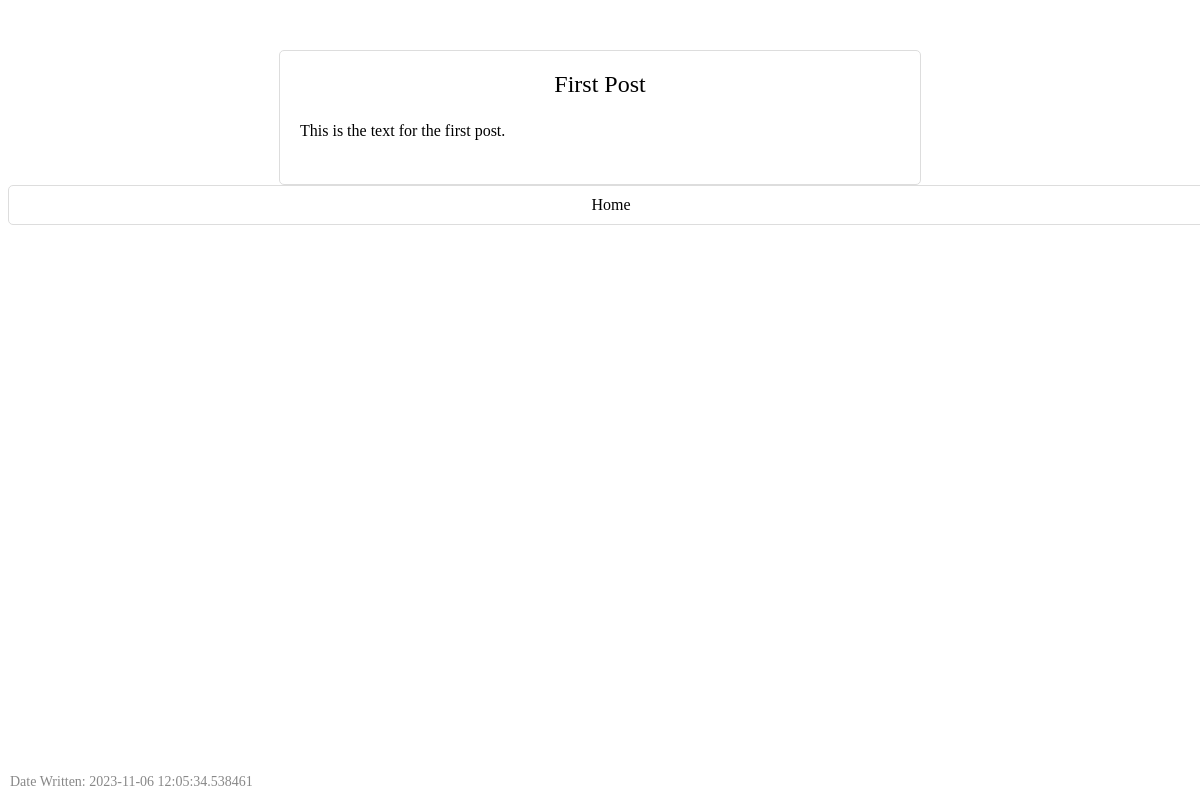
Page /Posts?id=1&title=First+Post on the earlier database version.
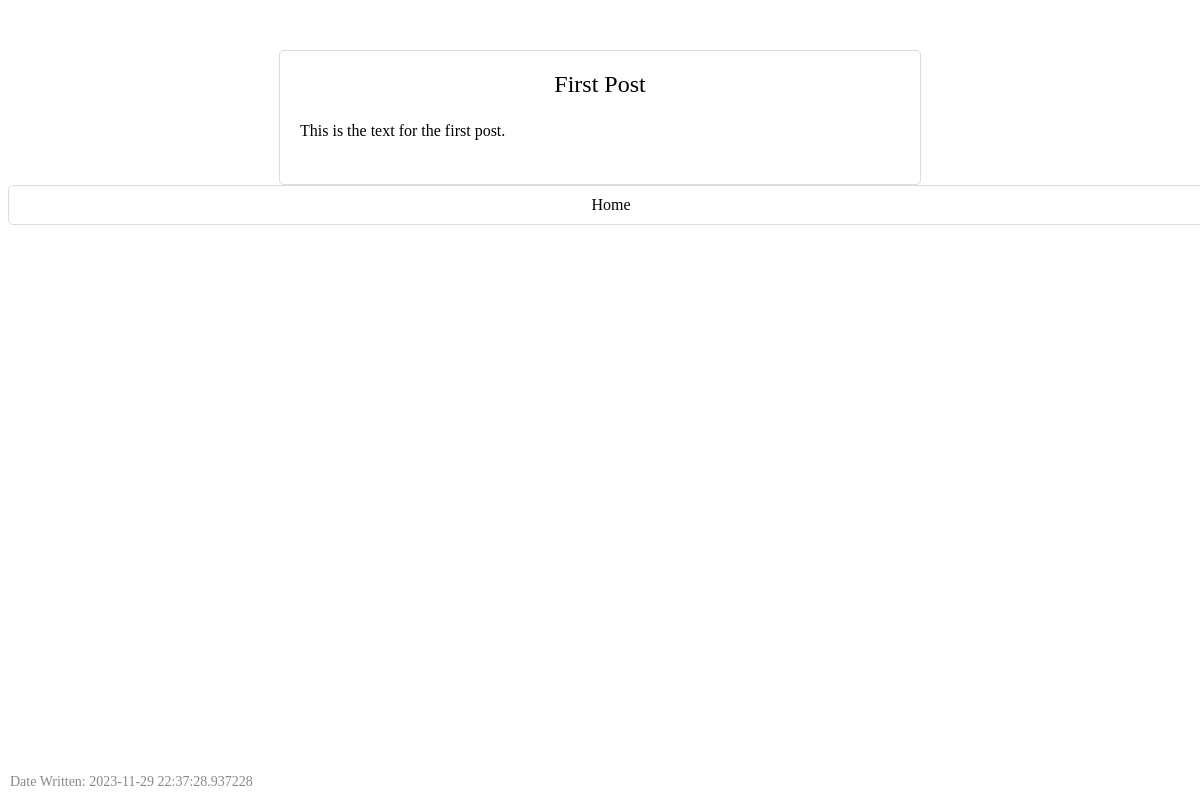
Same page on the later database version.
### tables this page shows
CREATE TABLE posts (
             id INTEGER PRIMARY KEY,
             title TEXT NOT NULL,
             text TEXT NOT NULL,
             date TEXT NOT NULL
         );

### app.py (the view)
@app.route('/Posts', methods=['GET', 'POST'])
def all_posts():
    title = request.args.get('title')
    post_id = request.args.get('id')
    con = sqlite3.connect("Blog.db")
    curs = con.cursor()
    curs.execute("SELECT * FROM posts WHERE title=? AND id=?", (title, post_id))
    data = curs.fetchone()
    con.close()
    return render_template('Posts.html', data=data)

### app.py (called while the page is built)
@app.before_request
def before_request():
    limiter.key_func = lambda: request.remote_addr

### templates/Posts.html (shortened to what this page needs)
<!DOCTYPE html>
<html>
<head>
</head>
<body>
    <div class="post">
        <div class="title">{{ data[1] |safe }}</div>
        <div class="text">{{ data[2] | safe }}</div>
        <div class="date">Date Written: {{ data[3] }}</div>
    </div>
        <a class="back-btn" href="{{ url_for('home') }}">Home</a>
</body>
</html>

### templates/Posts.html (style rules this page uses)
.post { max-width: 600px; margin: auto; padding: 20px; border: 1px solid #ddd; border-radius: 5px; margin-top: 50px; }
.title { text-align: center; font-size: 24px; margin-bottom: 20px; }
.text { font-size: 16px; line-height: 1.6; margin-bottom: 20px; }
.date { position: absolute; bottom: 10px; left: 10px; font-size: 14px; color: #888; }
.back-btn { width: 100%; padding: 10px; border-radius: 5px; border: 1px solid #ddd; background-color: white; color: black; font-size: 16px; cursor: pointer; text-align: center; text-decoration: none; display: block; }

Differences in the rows shown:
changed posts "First Post": date "2023-11-06 12:05:34.538461" → "2023-11-29 22:37:28.937228"
